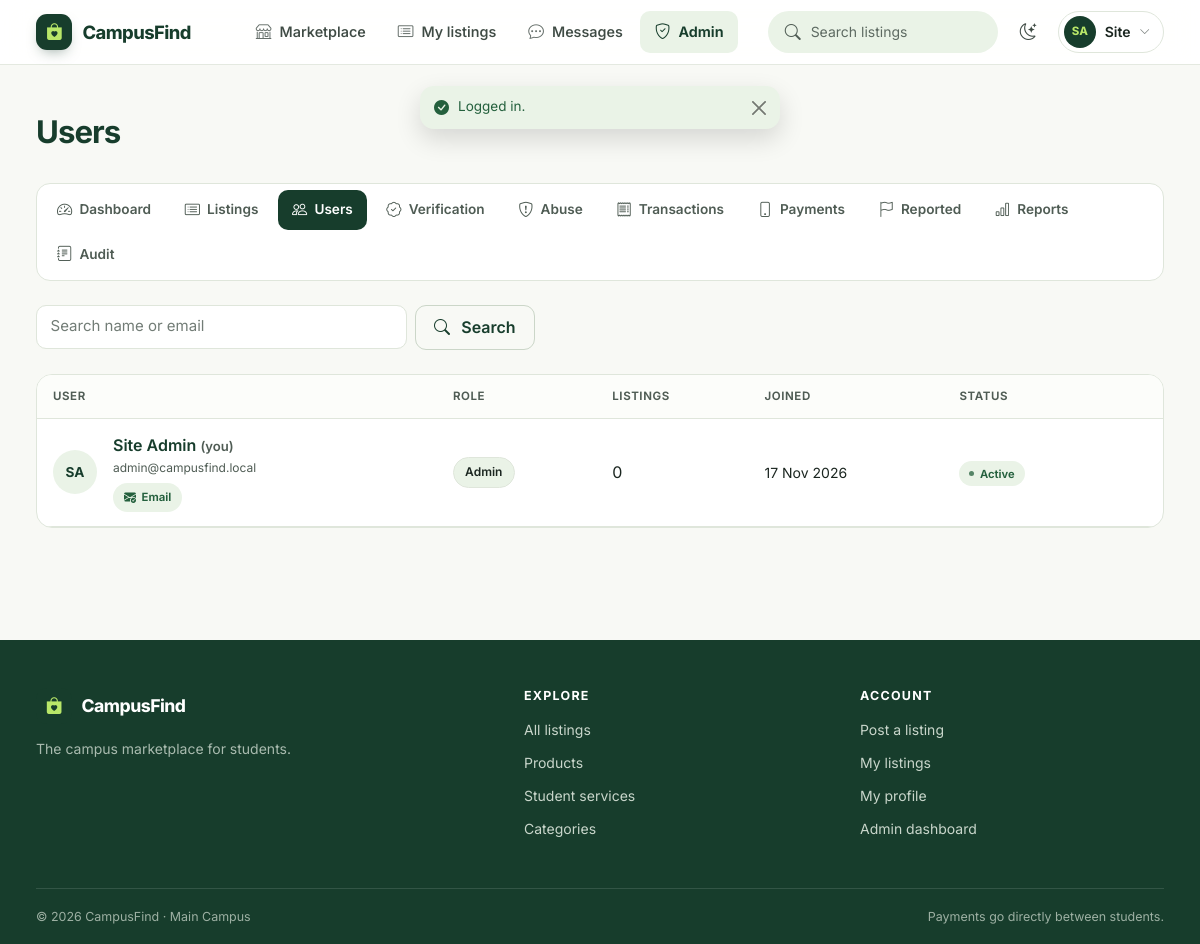
The page /admin/users.php (signed in) on the database its author committed.
### tables this page shows
CREATE TABLE users (
  id INT UNSIGNED AUTO_INCREMENT PRIMARY KEY,
  full_name VARCHAR(100) NOT NULL,
  email VARCHAR(150) NOT NULL UNIQUE,
  password_hash VARCHAR(255) NOT NULL,
  phone VARCHAR(20) NULL,
  role ENUM('student','admin') NOT NULL DEFAULT 'student',
  status ENUM('active','deactivated','suspended') NOT NULL DEFAULT 'active',
  email_verified_at DATETIME NULL,
  phone_verified_at DATETIME NULL,
  phone_verified_mode ENUM('sms','dev') NULL,
  university_email VARCHAR(150) NULL,
  university_email_verified_at DATETIME NULL,
  student_verified_at DATETIME NULL,
  trusted_seller_at DATETIME NULL,
  suspended_at DATETIME NULL,
  suspension_reason VARCHAR(255) NULL,
  created_at TIMESTAMP NOT NULL DEFAULT CURRENT_TIMESTAMP,
  UNIQUE KEY uq_users_uni_email (university_email)
);

### includes/db.php (called while the page is built, shortened)
<?php
function db(): PDO {
    static $pdo = null;
    if ($pdo === null) {
        $pdo = new PDO(
            'mysql:host=' . DB_HOST . ';dbname=' . DB_NAME . ';charset=utf8mb4',
            DB_USER, DB_PASS,
            [PDO::ATTR_ERRMODE => PDO::ERRMODE_EXCEPTION,
             PDO::ATTR_DEFAULT_FETCH_MODE => PDO::FETCH_ASSOC,
             PDO::ATTR_EMULATE_PREPARES => false]
        );
    }
    return $pdo;
}
function q(string $sql, array $params = []): PDOStatement {
    $st = db()->prepare($sql);
    $st->execute($params);
    return $st;
}

### includes/auth.php (called while the page is built, shortened)
<?php
require_once __DIR__ . '/db.php';
require_once __DIR__ . '/functions.php';
function flashes(): array { $f = $_SESSION['flash'] ?? []; unset($_SESSION['flash']); return $f; }
function current_user(): ?array {
    static $user = false;
    if ($user === false) {
        $user = null;
        if (!empty($_SESSION['uid'])) {
            $u = q('SELECT id, full_name, email, phone, role, status FROM users WHERE id = ?', [$_SESSION['uid']])->fetch();
            if ($u && $u['status'] === 'active') $user = $u; else unset($_SESSION['uid']);
        }
    }
    return $user;
}
function is_admin(): bool { $u = current_user(); return $u && $u['role'] === 'admin'; }
function require_login(): array {
    $u = current_user();
    return $u;
}
function require_admin(): array {
    $u = require_login();
    return $u;
}

### admin/users.php (the view, shortened to what this page needs)
<?php
require_once __DIR__ . '/../includes/auth.php';
require_once __DIR__ . '/../includes/functions.php';
$admin = require_admin();
$search = clean('q', 'GET');
$p = []; $w = '';
$rows = q("SELECT u.*, (SELECT COUNT(*) FROM listings WHERE seller_id = u.id) AS listings FROM users u $w ORDER BY u.created_at DESC LIMIT 200", $p)->fetchAll();
$pageTitle = 'Manage users'; require __DIR__ . '/../includes/header.php'; ?>
<div class="page-head">
  <div>
    <h1 class="page-title">Users</h1>
  </div>
</div>
<?php include __DIR__ . '/_nav.php'; ?>
<form class="row g-2 mb-4">
  <div class="col-12 col-md-5 col-lg-4">
    <input class="form-control" name="q" value="<?= e($search) ?>" placeholder="Search name or email" aria-label="Search users">
  </div>
  <div class="col-auto"><button class="btn btn-outline-primary"><i class="bi bi-search me-1"></i>Search</button></div>
</form>
<?php if (!$rows): ?>
  <div class="empty-state">
    <div class="empty-state-icon"><i class="bi bi-people"></i></div>
    <h2>No users found</h2>
    <p>No accounts match<?= $search !== '' ? ' "' . e($search) . '"' : '' ?>.</p>
    <a class="btn btn-outline-primary" href="<?= url('admin/users.php') ?>">Clear search</a>
  </div>
<?php else: ?>
<div class="table-card table-responsive"><table class="table table-hover align-middle mb-0">
  <thead><tr><th>User</th><th>Role</th><th>Listings</th><th>Joined</th><th>Status</th><th></th></tr></thead><tbody>
  <?php foreach ($rows as $u): ?>
    <tr>
      <td>
        <div class="d-flex align-items-center gap-3">
          <span class="avatar"><?= e(initials($u['full_name'])) ?></span>
          <div class="min-w-0">
            <div class="row-title text-truncate"><?= e($u['full_name']) ?><?= (int)$u['id'] === (int)$admin['id'] ? ' <span class="meta">(you)</span>' : '' ?></div>
            <div class="row-sub text-truncate"><?= e($u['email']) ?></div>
            <?php $vb = [];
              if (!empty($u['email_verified_at'])) $vb[] = ['envelope-check-fill', 'Email'];
              if ($vb): ?>
              <span class="table-badges"><?php foreach ($vb as [$ic, $label]): ?><span class="vbadge vbadge-ok" title="<?= e($label) ?> verified"><i class="bi bi-<?= $ic ?>"></i><?= e($label) ?></span><?php endforeach; ?></span>
            <?php endif; ?>
          </div>
        </div>
      </td>
      <td><span class="chip text-capitalize"><?= e($u['role']) ?></span></td>
      <td><?= (int)$u['listings'] ?></td>
      <td class="small text-nowrap"><?= e(date('j M Y', strtotime($u['created_at']))) ?></td>
      <td><?= status_badge($u['status']) ?></td>
      <td class="text-end text-nowrap"><?php if ($u['role'] === 'student'): ?>
      <?php endif; ?></td>
    </tr>
  <?php endforeach; ?></tbody></table></div>
<?php endif; ?>
<?php require __DIR__ . '/../includes/footer.php';

### includes/header.php (shortened to what this page needs)
<?php
require_once __DIR__ . '/auth.php';
require_once __DIR__ . '/functions.php';
$me = current_user();
$theme = (($_COOKIE['cf_theme'] ?? '') === 'dark') ? 'dark' : 'light';
$bareLayout = !empty($bareLayout);
?><!DOCTYPE html>
<html lang="en" data-bs-theme="<?= e($theme) ?>">
<head>
<link href="https://cdn.jsdelivr.net/npm/bootstrap@5.3.3/dist/css/bootstrap.min.css" rel="stylesheet">
<link href="https://cdn.jsdelivr.net/npm/bootstrap-icons@1.11.3/font/bootstrap-icons.min.css" rel="stylesheet">
<link href="<?= url('assets/css/style.css') ?>?v=<?= filemtime(__DIR__ . '/../assets/css/style.css') ?>" rel="stylesheet">
</head>
<body class="d-flex flex-column min-vh-100">
<?php
$script   = basename($_SERVER['SCRIPT_NAME'] ?? '');
$inAdmin  = strpos(str_replace('\\', '/', $_SERVER['SCRIPT_NAME'] ?? ''), '/admin/') !== false;
$navActive = static function (array $files) use ($script, $inAdmin): string {
    return (!$inAdmin && in_array($script, $files, true)) ? ' active" aria-current="page' : '';
};
$themeHref = url('theme.php?t=' . ($theme === 'dark' ? 'light' : 'dark') . '&back=' . urlencode($_SERVER['REQUEST_URI']));
$initials = '';
$firstName = '';
if ($me) {
    $parts = preg_split('/\s+/', trim($me['full_name'])) ?: [];
    $firstName = $parts[0] ?? '';
    $initials = strtoupper(mb_substr($parts[0] ?? '', 0, 1) . (count($parts) > 1 ? mb_substr(end($parts), 0, 1) : ''));
}
?>
<?php if (!$bareLayout): ?>
<nav class="navbar navbar-expand-lg sc-nav sticky-top" aria-label="Main navigation">
  <div class="container">
    <a class="sc-brand" href="<?= url('index.php') ?>" aria-label="<?= e(APP_NAME) ?> home">
      <span class="sc-brand-mark"><i class="bi bi-bag-heart-fill"></i></span>
      <span class="sc-brand-text">Campus<span>Find</span></span>
    </a>
    <div id="nav" class="collapse navbar-collapse">
      <ul class="navbar-nav sc-menu-links mx-lg-auto">
        <li class="nav-item"><a class="nav-link<?= $navActive(['marketplace.php', 'listing.php', 'report-listing.php']) ?>" href="<?= url('marketplace.php') ?>"><i class="bi bi-shop"></i>Marketplace</a></li>
        <?php if ($me): ?>
          <li class="nav-item"><a class="nav-link<?= $navActive(['my-listings.php', 'edit-listing.php', 'create-listing.php']) ?>" href="<?= url('my-listings.php') ?>"><i class="bi bi-card-list"></i>My listings</a></li>
          <li class="nav-item"><a class="nav-link<?= $navActive(['messages.php']) ?>" href="<?= url('messages.php') ?>"><i class="bi bi-chat-dots"></i>Messages</a></li>
        <?php endif; ?>
        <?php if (is_admin()): ?>
          <li class="nav-item"><a class="nav-link<?= $inAdmin ? ' active" aria-current="page' : '' ?>" href="<?= url('admin/dashboard.php') ?>"><i class="bi bi-shield-check"></i>Admin</a></li>
        <?php endif; ?>
      </ul>
      <div class="sc-actions">
        <form class="sc-search" method="get" action="<?= url('marketplace.php') ?>" role="search">
          <button type="submit" aria-label="Search"><i class="bi bi-search"></i></button>
          <input type="search" name="q" placeholder="Search listings" aria-label="Search listings" maxlength="80">
        </form>
        <a class="sc-nav-icon" href="<?= e($themeHref) ?>" title="Switch to <?= $theme === 'dark' ? 'light' : 'dark' ?> theme" aria-label="Switch to <?= $theme === 'dark' ? 'light' : 'dark' ?> theme">
          <i class="bi bi-<?= $theme === 'dark' ? 'sun' : 'moon-stars' ?>"></i>
        </a>
        <?php if ($me): ?>
          <div class="dropdown d-none d-lg-block">
            <button class="sc-user" type="button" data-bs-toggle="dropdown" aria-expanded="false" aria-label="Account menu">
              <span class="sc-avatar"><?= e($initials) ?></span>
              <span class="sc-user-name"><?= e($firstName) ?></span>
              <i class="bi bi-chevron-down sc-caret"></i>
            </button>
          </div>
        <?php endif; ?>
      </div>
    </div>
  </div>
</nav>
<?php endif; ?>
<main id="main" class="<?= $bareLayout ? 'flex-grow-1 d-flex flex-column' : 'container py-4 py-lg-5 flex-grow-1' ?>">
<?php $flashItems = flashes(); if ($flashItems): ?>
<div class="cf-flash-stack" role="status" aria-live="polite">
  <?php foreach ($flashItems as [$t, $m]):
    $flashIcon = ['success' => 'bi-check-circle-fill', 'danger' => 'bi-exclamation-octagon-fill',
                  'warning' => 'bi-exclamation-triangle-fill'][$t] ?? 'bi-info-circle-fill'; ?>
    <div class="alert alert-<?= e($t) ?> alert-dismissible fade show cf-flash" role="alert">
      <i class="bi <?= $flashIcon ?> cf-flash-icon" aria-hidden="true"></i>
      <div class="cf-flash-text"><?= e($m) ?></div>
      <button type="button" class="btn-close" data-bs-dismiss="alert" aria-label="Close"></button>
    </div>
  <?php endforeach; ?>
</div>
<?php endif; ?>

### includes/functions.php (shortened to what this page needs)
<?php
function e($v): string { return htmlspecialchars((string)$v, ENT_QUOTES, 'UTF-8'); }
function url(string $path = ''): string { return BASE_URL . '/' . ltrim($path, '/'); }
function clean(string $key, string $method = 'POST'): string {
    $src = $method === 'GET' ? $_GET : $_POST;
    return trim((string)($src[$key] ?? ''));
}
function initials(string $name): string {
    $parts = preg_split('/\s+/', trim($name));
    $a = mb_substr($parts[0] ?? '', 0, 1);
    $b = count($parts) > 1 ? mb_substr(end($parts), 0, 1) : '';
    return mb_strtoupper($a . $b);
}
function status_badge(string $s): string {
    $label = ['available' => 'Active', 'closed' => 'Unavailable', 'pending' => 'Pending Review', 'open' => 'Pending Review',
              'active' => 'Active', 'approved' => 'Approved', 'inspected' => 'Inspected',
              'suspended' => 'Suspended', 'dismissed' => 'Dismissed', 'disputed' => 'Disputed'][$s] ?? ucfirst($s);
    $cls = ['available' => 'ok', 'active' => 'ok', 'approved' => 'ok', 'resolved' => 'ok', 'inspected' => 'ok',
            'pending' => 'warn', 'open' => 'warn',
            'rejected' => 'bad', 'removed' => 'bad', 'deactivated' => 'bad', 'suspended' => 'bad', 'disputed' => 'bad'][$s] ?? 'muted';
    return '<span class="st st-' . $cls . '">' . e($label) . '</span>';
}

### rows shown on the page
users: full_name "SA", full_name "Site", full_name "Site Admin", shows "(you)", email "admin@campusfind.local", label "Email", role "Admin", listings "0", created_at "17 Nov 2026", status "Active"

### other values the page prints
$m "Logged in."
$label "Dashboard"
$label "Listings"
$label "Users"
$label "Verification"
$label "Abuse"
$label "Transactions"
$label "Payments"
$label "Reported"
$label "Reports"
$label "Audit"
APP_NAME "CampusFind"
CAMPUS_NAME "Main Campus"
